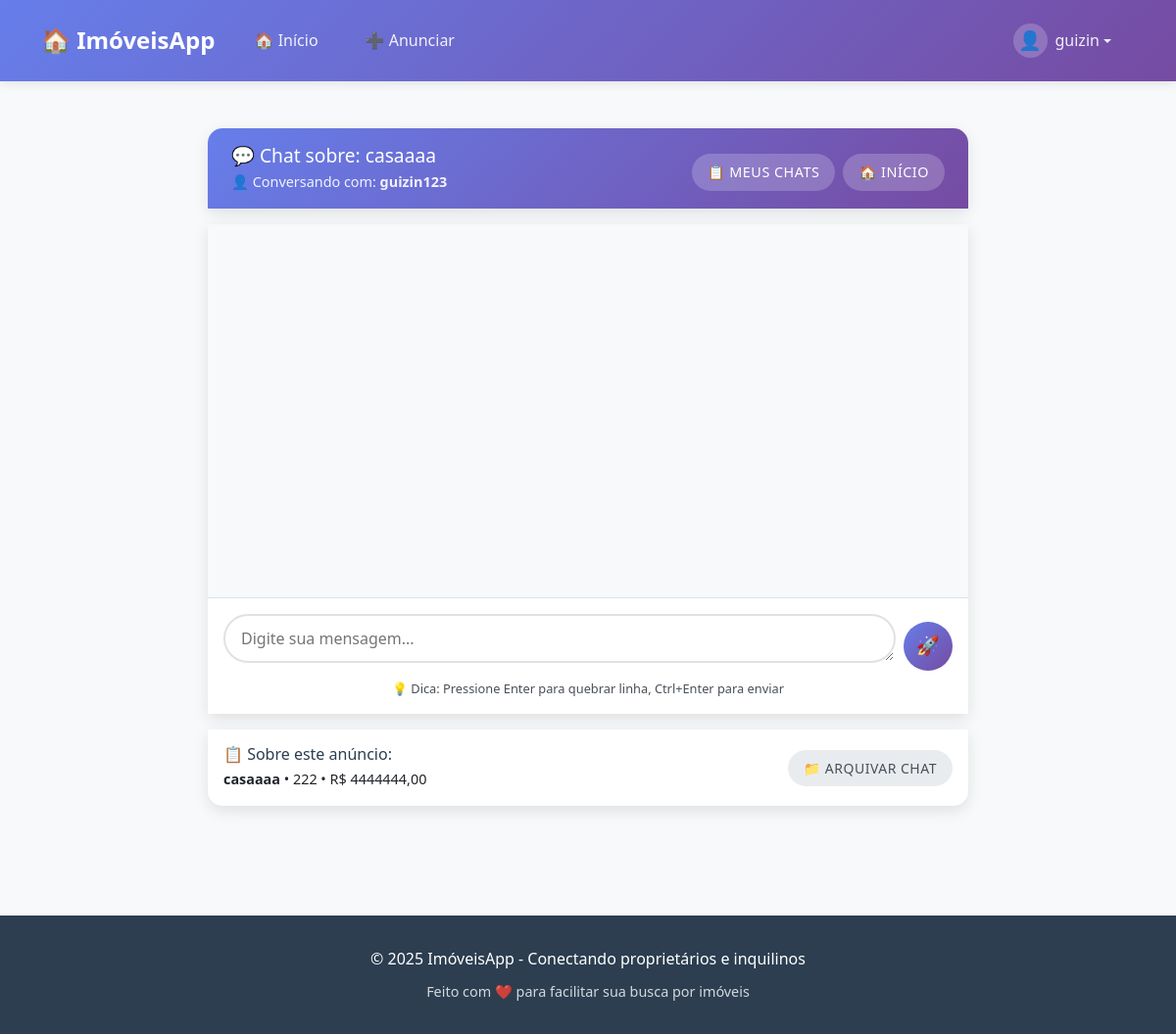
Page /chat/room/2/ (signed in) on the earlier database version.
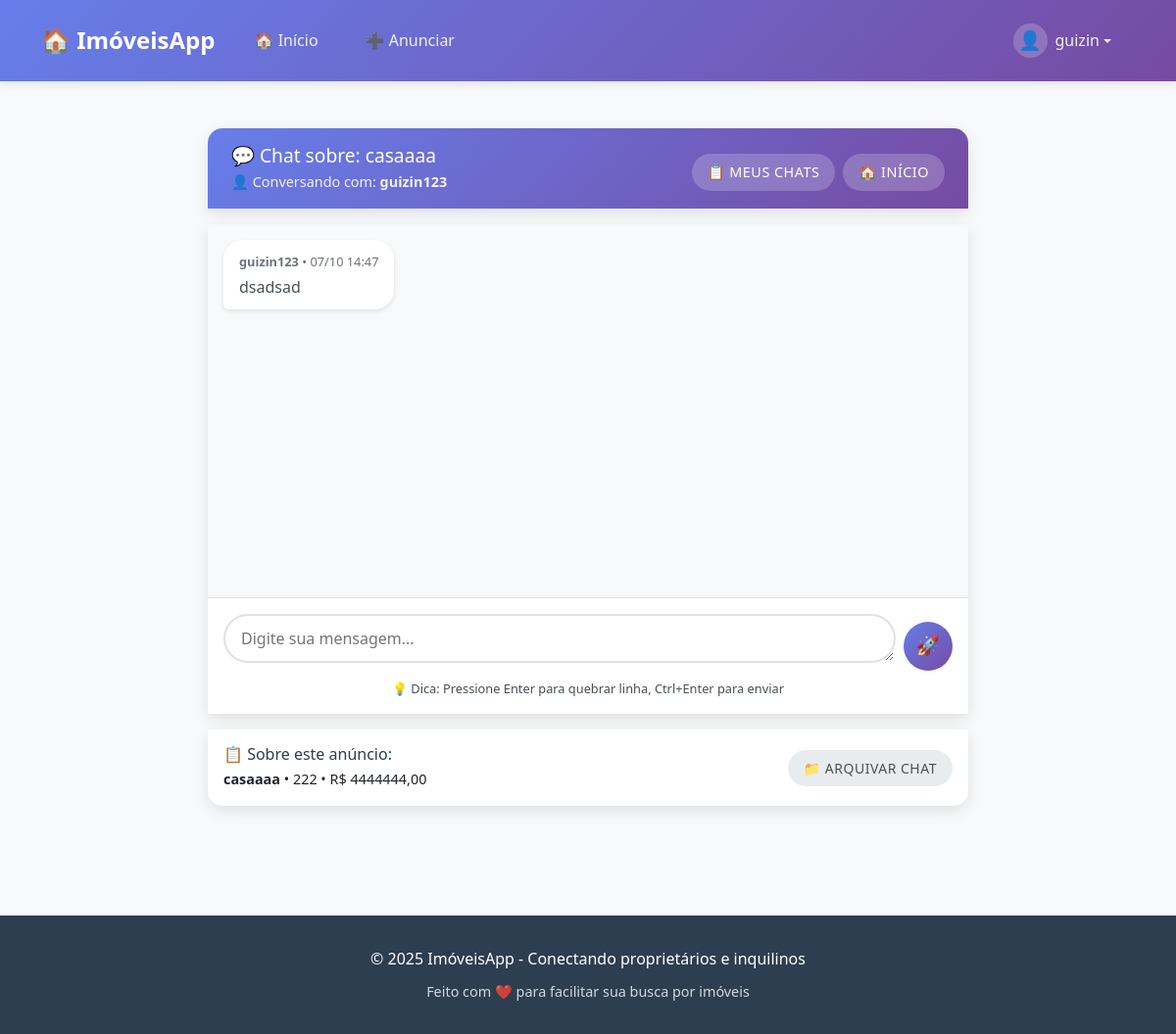
Same page on the later database version.
### ads/models.py (models this page shows, shortened)
class ChatMessage(models.Model):
    chat_room = models.ForeignKey(ChatRoom, on_delete=models.CASCADE, related_name='messages', verbose_name="Sala de Chat")
    sender = models.ForeignKey(User, on_delete=models.CASCADE, verbose_name="Remetente")
    message = models.TextField(verbose_name="Mensagem")
    created_at = models.DateTimeField(auto_now_add=True, verbose_name="Enviado em")
    is_read = models.BooleanField(default=False, verbose_name="Lida")
    class Meta:
        ordering = ['created_at']
        verbose_name = "Mensagem"
        verbose_name_plural = "Mensagens"

### ads/views.py (the view, shortened to what this page needs)
# urls.py: path('chat/room/<int:room_id>/', views.chat_room, name='chat_room'),
@login_required
def chat_room(request, room_id):
    chat_room = get_object_or_404(ChatRoom, id=room_id)
    if request.user not in [chat_room.participant_1, chat_room.participant_2]:
        messages.error(request, '🚫 Você não tem permissão para acessar este chat.')
        return redirect('index')
    ChatMessage.objects.filter(
        chat_room=chat_room,
        is_read=False
    ).exclude(sender=request.user).update(is_read=True)
    chat_messages = chat_room.messages.all().order_by('-created_at')[:50]
    chat_messages = reversed(chat_messages)  # Inverte para mostrar mais antigas primeiro
    other_participant = chat_room.get_other_participant(request.user)
    context = {
        'chat_room': chat_room,
        'chat_messages': chat_messages,
        'other_participant': other_participant,
        'ad': chat_room.ad,
    }
    return render(request, 'chat/chat_room.html', context)

### ads/models.py (called while the page is built)
    def get_other_participant(self, user):
        if user == self.participant_1:
            return self.participant_2
        return self.participant_1

### templates/chat/chat_room.html (shortened to what the changed rows need)
{% extends 'base.html' %}
{% block content %}
<div class="container" style="max-width: 800px; margin: 1rem auto;">
    <div class="card" style="margin-bottom: 1rem; min-height: 400px; border-radius: 0;">
        <div class="card-body" style="padding: 0; display: flex; flex-direction: column; height: 500px;">
            <div id="messages-container" style="flex: 1; overflow-y: auto; padding: 1rem; background: var(--cor-primaria);">
                {% if chat_messages %}
                    {% for message in chat_messages %}
                    <div class="message-bubble" style="margin-bottom: 1rem; display: flex; {% if message.sender == request.user %}justify-content: flex-end;{% else %}justify-content: flex-start;{% endif %}">
                        <div style="max-width: 70%; {% if message.sender == request.user %}background: var(--cor-link); color: white; border-radius: 20px 20px 5px 20px;{% else %}background: white; color: var(--cor-texto); border-radius: 20px 20px 20px 5px; box-shadow: 0 2px 5px var(--sombra);{% endif %} padding: 0.75rem 1rem;">
                            <div style="font-size: 0.8rem; opacity: 0.8; margin-bottom: 0.25rem; {% if message.sender == request.user %}text-align: right;{% endif %}">
                                {% if message.sender != request.user %}
                                    <strong>{{ message.sender.get_full_name|default:message.sender.username }}</strong> •
                                {% endif %}
                                {{ message.created_at|date:"d/m H:i" }}
                            </div>
                            <div style="line-height: 1.4;">
                                {{ message.message|linebreaksbr }}
                            </div>
                        </div>
                    </div>
                    {% endfor %}
                {% endif %}
            </div>
        </div>
    </div>
</div>
{% endblock %}

Differences in the rows shown:
added ChatMessage: sender.get_full_name "guizin123", created_at "07/10 14:47", message "dsadsad"
